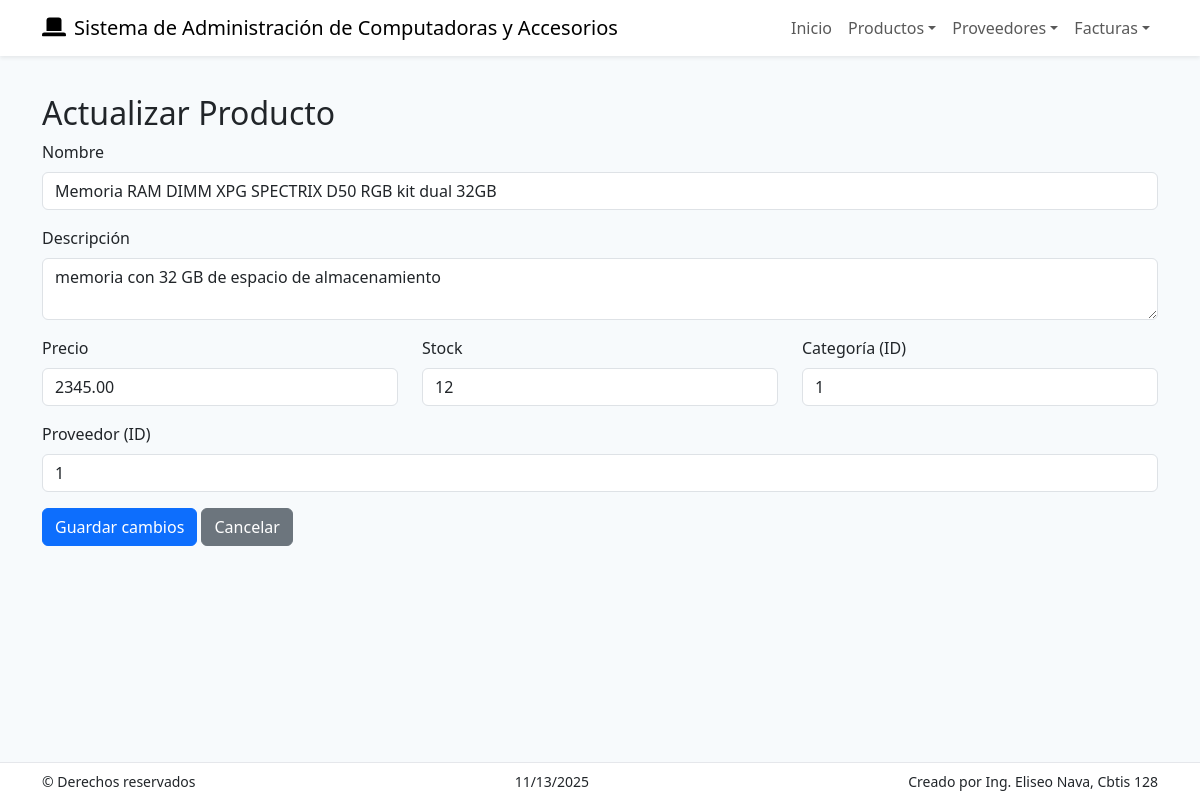
/productos/actualizar/1/, run on the app's committed database.
### app_Computadoras/models.py (models this page shows, shortened)
class Producto(models.Model):
    nombre = models.CharField(max_length=255)
    descripcion = models.TextField(blank=True, null=True)
    precio = models.DecimalField(max_digits=10, decimal_places=2)
    stock = models.IntegerField()
    categoria = models.CharField(max_length=100)
    proveedor = models.ForeignKey(Proveedor, on_delete=models.CASCADE, null=True, blank=True)

class Proveedor(models.Model):
    nombre = models.CharField(max_length=255)
    contacto = models.CharField(max_length=255, blank=True, null=True)
    telefono = models.CharField(max_length=20, blank=True, null=True)
    correo = models.CharField(max_length=255, blank=True, null=True)
    direccion = models.CharField(max_length=255, blank=True, null=True)
    pais = models.CharField(max_length=100, blank=True, null=True)

### app_Computadoras/views.py (the view, shortened to what this page needs)
# urls.py: path('productos/actualizar/<int:id>/', views.actualizar_producto, name="actualizar_producto"),
def actualizar_producto(request, id):
    producto = get_object_or_404(Producto, id=id)
    proveedores = Proveedor.objects.all()
    return render(request, 'producto/actualizar_producto.html', {'producto': producto, 'proveedores': proveedores})

### app_Computadoras/templates/producto/actualizar_producto.html (shortened to what this page needs)
{% extends "base.html" %}
{% block content %}
<h2>Actualizar Producto</h2>
<form method="POST" action="{% url 'actualizar_producto' producto.id %}">
  <div class="mb-3">
    <label class="form-label">Nombre</label>
    <input class="form-control" name="nombre" value="{{ producto.nombre }}">
  </div>
  <div class="mb-3">
    <label class="form-label">Descripción</label>
    <textarea class="form-control" name="descripcion">{{ producto.descripcion }}</textarea>
  </div>
  <div class="row">
    <div class="col">
      <label class="form-label">Precio</label>
      <input class="form-control" name="precio" value="{{ producto.precio }}">
    </div>
    <div class="col">
      <label class="form-label">Stock</label>
      <input class="form-control" name="stock" value="{{ producto.stock }}">
    </div>
    <div class="col">
      <label class="form-label">Categoría (ID)</label>
      <input class="form-control" name="categoria" value="{{ producto.categoria }}">
    </div>
  </div>
  <div class="mb-3 mt-3">
    <label class="form-label">Proveedor (ID)</label>
    <input class="form-control" name="proveedor" value="{% if producto.proveedor %}{{ producto.proveedor.id }}{% endif %}">
  </div>
  <button class="btn btn-primary">Guardar cambios</button>
  <a class="btn btn-secondary" href="{% url 'ver_productos' %}">Cancelar</a>
</form>
{% endblock %}

### app_Computadoras/templates/base.html (style rules this page uses)
body { padding-top: 70px; padding-bottom: 70px; background-color: #f7fafc; }

### data on the page
Producto: nombre "Memoria RAM DIMM XPG SPECTRIX D50 RGB kit dual 32GB", descripcion "memoria con 32 GB de espacio de almacenamiento", precio "2345.00", stock "12", categoria "1", proveedor "1"
